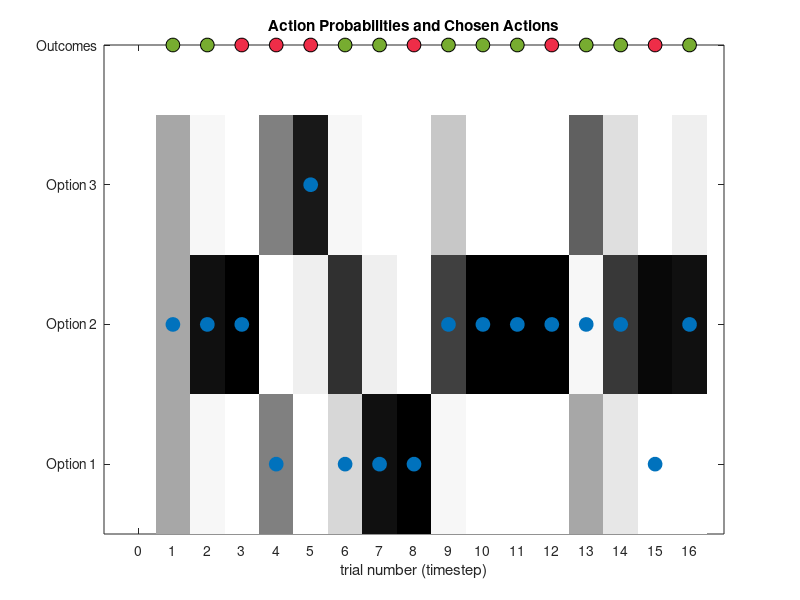

Write the MATLAB code that produced this figure.
% RL 4: Rescorla-Wagner (RW) 2 learning rates (LR) + 1 forgetting rate (FR) model 
% 
% Simulation & plotting script for the three-armed bandit (TAB) task 

%% Set up
% Example block probabilities for a single block.
BlockProbs = [0.4937 0.8078 0.6343; % win probability
              0.5063 0.1922 0.3657];% loss probability

% RW 2LR + 1FR model parameters
% 1) learning rate for wins (range between 0 and 1)
params.alpha_win = 0.5;
% 2) learning rate for losses (range between 0 and 1)
params.alpha_loss = 0.7;
% 3) forgetting rate (range between 0 and 1)
params.psi = 0.25;
% 4) information bonus (any real value)
params.gamma = 0.01;
% 5) inverse temperature (range > 0)
params.beta = 6;

%% Run simulation

% For a decision task with N choices.
N_CHOICES = 3;
% Total number of trials (T) per block.
T = 16;

% Set up vectors with dimensions for both time and number of choices to keep track of
% components of choice value over time:
expected_value_w_info = zeros(N_CHOICES, T);    % overall expected value
expected_reward_value = zeros(N_CHOICES, T);    % value of expected reward
expected_info_value = zeros(N_CHOICES, T);      % value of expected information gain
last_chosen = zeros(N_CHOICES, T);              % trial number where an action was last taken 

% Represents the probability distribution (P) over choices on each trial.
P = zeros(N_CHOICES, T);

% Empty vectors to store stimulated choices, rewards, action probabilities, and
% prediction error.
sim_choices = zeros(1, T);
sim_rewards = zeros(1, T);
action_probabilities = zeros(1, T);
prediction_error_sequence = zeros(1,T);

% For each trial (timestep)...
for t = 1:T
    
    % Compute expected value for each option.
    expected_info_value(:, t) = (t-last_chosen(:,t));
    expected_value_w_info(:, t) = expected_reward_value(:, t) + params.gamma*expected_info_value(:, t);
    
    % Compute action probabilities.
    P(:, t) = exp(params.beta * expected_value_w_info(:, t)) / sum(exp(params.beta * expected_value_w_info(1:N_CHOICES, t)));
    
    % Simulate actions.
    choice_at_t = find(rand < cumsum(P(:,t)),1);
    sim_choices(1,t) = choice_at_t;
    
    % Store the probability of chosen action on current trial.
    action_probabilities(t) = P(choice_at_t, t);
    
    % Copy previous values (to keep unchosen choices at
    % the same value from the previous timestep).
    expected_reward_value(:, t + 1) = expected_reward_value(:, t);
    last_chosen(:, t + 1) = last_chosen(:, t);
    last_chosen(choice_at_t, t + 1) = t;
    
    % Simulate rewards.
    outcome = find(rand < cumsum(BlockProbs(:, choice_at_t)), 1); % 1: win, 2: loss
    sim_rewards(1, t) =  -1 * (outcome -2); % 1: win, 0: loss
    
    % Compute prediction error.
    if sim_rewards(1, t) == 1
        prediction_error = sim_rewards(1, t) - expected_reward_value(choice_at_t, t);
    elseif sim_rewards(1, t) == 0
        reward_trans = -1; % transform loss value to -1
        prediction_error = reward_trans - expected_reward_value(choice_at_t, t);
    end
    
    % Update expected reward value of the chosen option.
    if sim_rewards(1, t) == 1
        expected_reward_value(choice_at_t, t+1) = expected_reward_value(choice_at_t, t) + params.alpha_win*prediction_error;
    elseif  sim_rewards(1, t) == 0
        expected_reward_value(choice_at_t, t+1) = expected_reward_value(choice_at_t, t) + params.alpha_loss*prediction_error;
    end
    
    % Forgetting for unchosen options.
    unchose_opt_ls = find([1 2 3] ~= choice_at_t);
    expected_reward_value(unchose_opt_ls, t+1) = (1-params.psi)*(expected_reward_value(unchose_opt_ls, t));

    % Store the value of prediction error. 
    prediction_error_sequence(t) = prediction_error;
    
    % Trims final value in expected reward value (is an extra value beyond
    % trials).
    expected_reward_value = expected_reward_value(:, 1:T);
    
end

%% Plotting
% Plot the choices(blue), outcomes(green/red), and action probabilties (gray scale; darker = higher probability) 
% of all options across trials (timestep).
col = {[0, 0.4470, 0.7410], ...       % blue
       [0.4660, 0.6740, 0.1880], ...  % green
       [0.9350, 0.1780, 0.2840], ...  % red
      };                    
cols = [0:1/32:1; 0:1/32:1; 0:1/32:1]';
MarkerSize = 10;

figure(1)
for i = 1:T
    if sim_rewards(1, i) == 1
        plot(i,4,'o','MarkerSize',MarkerSize,"MarkerEdgeColor", 'black','MarkerFaceColor',col{2})
        hold on
    else
        plot(i,4,'o','MarkerSize',MarkerSize,"MarkerEdgeColor", 'black','MarkerFaceColor',col{3})
        hold on
    end
end

imagesc([1 - P]); colormap(cols) , hold on
plot([sim_choices],'o','MarkerSize',MarkerSize,"MarkerEdgeColor", col{1},'MarkerFaceColor',col{1})
xlabel("trial number (timestep)")
title('Action Probabilities and Chosen Actions')
xlim([-1,T+1])
set(gca, 'XTick', [0:T]),
set(gca, 'YTick', [1:4]), set(gca, 'YTickLabel', {'Option 1','Option 2','Option 3' 'Outcomes' })
